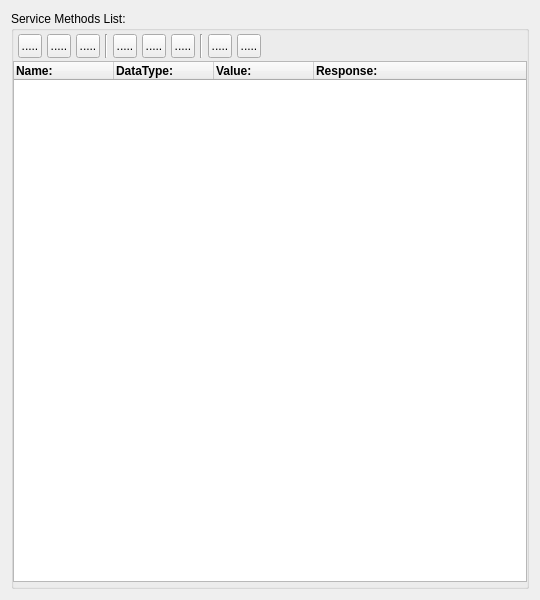
<?xml version="1.0" encoding="UTF-8"?>
<ui version="4.0">
 <class>SIMethodList</class>
 <widget class="QWidget" name="SIMethodList">
  <property name="geometry">
   <rect>
    <x>0</x>
    <y>0</y>
    <width>540</width>
    <height>600</height>
   </rect>
  </property>
  <property name="windowTitle">
   <string>Form</string>
  </property>
  <layout class="QVBoxLayout" name="verticalLayout_3">
   <item>
    <widget class="QGroupBox" name="groupBoxDetails">
     <property name="title">
      <string>Service Methods List:</string>
     </property>
     <widget class="QWidget" name="widget" native="true">
      <property name="geometry">
       <rect>
        <x>5</x>
        <y>21</y>
        <width>247</width>
        <height>28</height>
       </rect>
      </property>
      <layout class="QHBoxLayout" name="horizontalLayout">
       <property name="spacing">
        <number>5</number>
       </property>
       <property name="leftMargin">
        <number>2</number>
       </property>
       <property name="topMargin">
        <number>2</number>
       </property>
       <property name="rightMargin">
        <number>2</number>
       </property>
       <property name="bottomMargin">
        <number>2</number>
       </property>
       <item>
        <widget class="QToolButton" name="toolAddMethod">
         <property name="maximumSize">
          <size>
           <width>24</width>
           <height>24</height>
          </size>
         </property>
         <property name="baseSize">
          <size>
           <width>24</width>
           <height>24</height>
          </size>
         </property>
         <property name="cursor">
          <cursorShape>PointingHandCursor</cursorShape>
         </property>
         <property name="mouseTracking">
          <bool>true</bool>
         </property>
         <property name="toolTip">
          <string>Create and add new method entry</string>
         </property>
         <property name="text">
          <string>.....</string>
         </property>
         <property name="icon">
          <iconset resource="../../../res/lusan.qrc">
           <normaloff>:/icons/entry add</normaloff>:/icons/entry add</iconset>
         </property>
         <property name="iconSize">
          <size>
           <width>25</width>
           <height>25</height>
          </size>
         </property>
         <property name="shortcut">
          <string notr="true">Ctrl+A</string>
         </property>
        </widget>
       </item>
       <item>
        <widget class="QToolButton" name="toolDeleteMethod">
         <property name="maximumSize">
          <size>
           <width>24</width>
           <height>24</height>
          </size>
         </property>
         <property name="baseSize">
          <size>
           <width>24</width>
           <height>24</height>
          </size>
         </property>
         <property name="cursor">
          <cursorShape>PointingHandCursor</cursorShape>
         </property>
         <property name="mouseTracking">
          <bool>true</bool>
         </property>
         <property name="toolTip">
          <string>Delete selected method entry</string>
         </property>
         <property name="text">
          <string>.....</string>
         </property>
         <property name="icon">
          <iconset resource="../../../res/lusan.qrc">
           <normaloff>:/icons/entry delete</normaloff>:/icons/entry delete</iconset>
         </property>
         <property name="iconSize">
          <size>
           <width>25</width>
           <height>25</height>
          </size>
         </property>
         <property name="shortcut">
          <string notr="true">Ctrl+D</string>
         </property>
        </widget>
       </item>
       <item>
        <widget class="QToolButton" name="toolInsertMethod">
         <property name="maximumSize">
          <size>
           <width>24</width>
           <height>24</height>
          </size>
         </property>
         <property name="baseSize">
          <size>
           <width>24</width>
           <height>24</height>
          </size>
         </property>
         <property name="cursor">
          <cursorShape>PointingHandCursor</cursorShape>
         </property>
         <property name="mouseTracking">
          <bool>true</bool>
         </property>
         <property name="toolTip">
          <string>Create and insert new method entry</string>
         </property>
         <property name="text">
          <string>.....</string>
         </property>
         <property name="icon">
          <iconset resource="../../../res/lusan.qrc">
           <normaloff>:/icons/entry insert</normaloff>:/icons/entry insert</iconset>
         </property>
         <property name="iconSize">
          <size>
           <width>25</width>
           <height>25</height>
          </size>
         </property>
         <property name="shortcut">
          <string notr="true">Ctrl+T</string>
         </property>
        </widget>
       </item>
       <item>
        <widget class="Line" name="line">
         <property name="maximumSize">
          <size>
           <width>24</width>
           <height>24</height>
          </size>
         </property>
         <property name="baseSize">
          <size>
           <width>24</width>
           <height>24</height>
          </size>
         </property>
         <property name="orientation">
          <enum>Qt::Orientation::Vertical</enum>
         </property>
        </widget>
       </item>
       <item>
        <widget class="QToolButton" name="toolParamAdd">
         <property name="maximumSize">
          <size>
           <width>24</width>
           <height>24</height>
          </size>
         </property>
         <property name="baseSize">
          <size>
           <width>24</width>
           <height>24</height>
          </size>
         </property>
         <property name="cursor">
          <cursorShape>PointingHandCursor</cursorShape>
         </property>
         <property name="mouseTracking">
          <bool>true</bool>
         </property>
         <property name="toolTip">
          <string>Create and add new method parameter entry</string>
         </property>
         <property name="toolTipDuration">
          <number>-4</number>
         </property>
         <property name="text">
          <string>.....</string>
         </property>
         <property name="icon">
          <iconset resource="../../../res/lusan.qrc">
           <normaloff>:/icons/field add</normaloff>:/icons/field add</iconset>
         </property>
         <property name="iconSize">
          <size>
           <width>25</width>
           <height>25</height>
          </size>
         </property>
         <property name="shortcut">
          <string notr="true">Ctrl+Shift+A</string>
         </property>
         <property name="autoRepeat">
          <bool>true</bool>
         </property>
        </widget>
       </item>
       <item>
        <widget class="QToolButton" name="toolParamDelete">
         <property name="maximumSize">
          <size>
           <width>24</width>
           <height>24</height>
          </size>
         </property>
         <property name="baseSize">
          <size>
           <width>24</width>
           <height>24</height>
          </size>
         </property>
         <property name="cursor">
          <cursorShape>PointingHandCursor</cursorShape>
         </property>
         <property name="mouseTracking">
          <bool>true</bool>
         </property>
         <property name="toolTip">
          <string>Delete selected method parameter entry</string>
         </property>
         <property name="text">
          <string>.....</string>
         </property>
         <property name="icon">
          <iconset resource="../../../res/lusan.qrc">
           <normaloff>:/icons/field delete</normaloff>:/icons/field delete</iconset>
         </property>
         <property name="iconSize">
          <size>
           <width>25</width>
           <height>25</height>
          </size>
         </property>
         <property name="shortcut">
          <string notr="true">Ctrl+Shift+D</string>
         </property>
        </widget>
       </item>
       <item>
        <widget class="QToolButton" name="toolParamInsert">
         <property name="maximumSize">
          <size>
           <width>24</width>
           <height>24</height>
          </size>
         </property>
         <property name="baseSize">
          <size>
           <width>24</width>
           <height>24</height>
          </size>
         </property>
         <property name="cursor">
          <cursorShape>PointingHandCursor</cursorShape>
         </property>
         <property name="mouseTracking">
          <bool>true</bool>
         </property>
         <property name="toolTip">
          <string>Create and insert new method parameter entry</string>
         </property>
         <property name="text">
          <string>.....</string>
         </property>
         <property name="icon">
          <iconset resource="../../../res/lusan.qrc">
           <normaloff>:/icons/field insert</normaloff>:/icons/field insert</iconset>
         </property>
         <property name="iconSize">
          <size>
           <width>25</width>
           <height>25</height>
          </size>
         </property>
         <property name="shortcut">
          <string notr="true">Ctrl+Shift+T</string>
         </property>
        </widget>
       </item>
       <item>
        <widget class="Line" name="line_2">
         <property name="maximumSize">
          <size>
           <width>24</width>
           <height>24</height>
          </size>
         </property>
         <property name="baseSize">
          <size>
           <width>24</width>
           <height>24</height>
          </size>
         </property>
         <property name="orientation">
          <enum>Qt::Orientation::Vertical</enum>
         </property>
        </widget>
       </item>
       <item>
        <widget class="QToolButton" name="toolMoveUp">
         <property name="maximumSize">
          <size>
           <width>24</width>
           <height>24</height>
          </size>
         </property>
         <property name="baseSize">
          <size>
           <width>24</width>
           <height>24</height>
          </size>
         </property>
         <property name="cursor">
          <cursorShape>PointingHandCursor</cursorShape>
         </property>
         <property name="mouseTracking">
          <bool>true</bool>
         </property>
         <property name="toolTip">
          <string>Move selection up.</string>
         </property>
         <property name="text">
          <string>.....</string>
         </property>
         <property name="icon">
          <iconset resource="../../../res/lusan.qrc">
           <normaloff>:/icons/move up</normaloff>:/icons/move up</iconset>
         </property>
         <property name="iconSize">
          <size>
           <width>25</width>
           <height>25</height>
          </size>
         </property>
         <property name="shortcut">
          <string notr="true">Ctrl+Up</string>
         </property>
        </widget>
       </item>
       <item>
        <widget class="QToolButton" name="toolMoveDown">
         <property name="maximumSize">
          <size>
           <width>24</width>
           <height>24</height>
          </size>
         </property>
         <property name="baseSize">
          <size>
           <width>24</width>
           <height>24</height>
          </size>
         </property>
         <property name="cursor">
          <cursorShape>PointingHandCursor</cursorShape>
         </property>
         <property name="mouseTracking">
          <bool>true</bool>
         </property>
         <property name="toolTip">
          <string>Move selection down.</string>
         </property>
         <property name="text">
          <string>.....</string>
         </property>
         <property name="icon">
          <iconset resource="../../../res/lusan.qrc">
           <normaloff>:/icons/move down</normaloff>:/icons/move down</iconset>
         </property>
         <property name="iconSize">
          <size>
           <width>25</width>
           <height>25</height>
          </size>
         </property>
         <property name="shortcut">
          <string notr="true">Ctrl+Down</string>
         </property>
        </widget>
       </item>
      </layout>
     </widget>
     <widget class="QWidget" name="horizontalLayoutWidget_2">
      <property name="geometry">
       <rect>
        <x>2</x>
        <y>50</y>
        <width>521</width>
        <height>521</height>
       </rect>
      </property>
      <layout class="QHBoxLayout" name="horizontalLayout_2">
       <property name="rightMargin">
        <number>7</number>
       </property>
       <item>
        <widget class="QTreeWidget" name="treeMethods">
         <property name="autoFillBackground">
          <bool>true</bool>
         </property>
         <property name="editTriggers">
          <set>QAbstractItemView::EditTrigger::DoubleClicked|QAbstractItemView::EditTrigger::EditKeyPressed|QAbstractItemView::EditTrigger::SelectedClicked</set>
         </property>
         <property name="showDropIndicator" stdset="0">
          <bool>false</bool>
         </property>
         <property name="alternatingRowColors">
          <bool>true</bool>
         </property>
         <property name="iconSize">
          <size>
           <width>16</width>
           <height>16</height>
          </size>
         </property>
         <property name="textElideMode">
          <enum>Qt::TextElideMode::ElideNone</enum>
         </property>
         <property name="columnCount">
          <number>4</number>
         </property>
         <column>
          <property name="text">
           <string notr="true">Name:</string>
          </property>
          <property name="font">
           <font>
            <bold>true</bold>
           </font>
          </property>
         </column>
         <column>
          <property name="text">
           <string notr="true">DataType:</string>
          </property>
          <property name="font">
           <font>
            <bold>true</bold>
           </font>
          </property>
         </column>
         <column>
          <property name="text">
           <string notr="true">Value:</string>
          </property>
          <property name="font">
           <font>
            <bold>true</bold>
           </font>
          </property>
         </column>
         <column>
          <property name="text">
           <string>Response:</string>
          </property>
          <property name="font">
           <font>
            <bold>true</bold>
           </font>
          </property>
         </column>
        </widget>
       </item>
      </layout>
     </widget>
    </widget>
   </item>
  </layout>
 </widget>
 <resources>
  <include location="../../../res/lusan.qrc"/>
 </resources>
 <connections/>
</ui>
